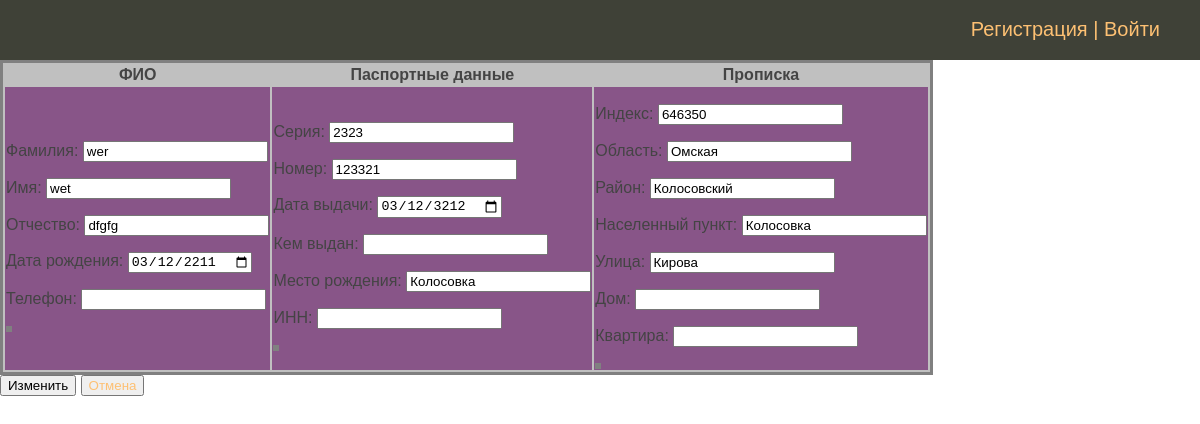
The page /person/person_mod/2/edit on the database its author committed.
### person/models.py (models this page shows, shortened)
class Person(models.Model):
    second_name = models.CharField(max_length=50, verbose_name='Фамилия')
    first_name = models.CharField(max_length=50, verbose_name='Имя')
    patronymic = models.CharField(max_length=50, blank=True, null=True, verbose_name='Отчество')
    date_of_bird = models.DateField(blank=True, null=True, verbose_name='Дата рождения')
    phone_number = models.IntegerField(blank=True, null=True, verbose_name='Телефон')
    residence_address = models.OneToOneField(ResidenceAddress, on_delete=models.CASCADE,
                                             blank=True, null=True, verbose_name='Адрес проживания')
    passport = models.OneToOneField(Passport, on_delete=models.CASCADE,
                                    blank=True, null=True, verbose_name='паспортные данные')
    class Meta:
        ordering = ['id']
        verbose_name = 'ФИО'
        verbose_name_plural = 'ФИО'

class Passport(models.Model):
    series = models.PositiveSmallIntegerField(verbose_name='Серия')
    number = models.PositiveIntegerField(verbose_name='Номер')
    date_of_issue = models.DateField(verbose_name='Дата выдачи')
    issued = models.CharField(max_length=250, blank=True, null=True, verbose_name='Кем выдан')
    address_birth = models.TextField(max_length=500, blank=True, null=True, verbose_name='Место рождения', default='Колосовка')
    inn = models.PositiveIntegerField(blank=True, null=True, verbose_name='ИНН')
    class Meta:
        ordering = ['id']
        verbose_name = 'Паспортные данные'
        verbose_name_plural = 'Паспортные данные'

class ResidenceAddress(models.Model):
    postcode = models.CharField(max_length=6, blank=True, null=True, verbose_name='Индекс', default='646350')
    region = models.CharField(max_length=100, blank=True, null=True, default='Омская', verbose_name='Область')
    district = models.CharField(max_length=50, blank=True, null=True, verbose_name='Район', default='Колосовский')
    locality = models.CharField(max_length=50, blank=True, null=True, verbose_name='Населенный пункт', default='Колосовка')
    street = models.CharField(max_length=50, blank=True, null=True, verbose_name='Улица', default='Кирова')
    house_number = models.PositiveSmallIntegerField(blank=True, null=True, verbose_name='Дом')
    apartment_number = models.PositiveSmallIntegerField(blank=True, null=True, verbose_name='Квартира')
    class Meta:
        ordering = ['id']
        verbose_name = 'Адрес проживания'
        verbose_name_plural = 'Адреса проживания'

### person/views.py (the view, shortened to what this page needs)
# urls.py: path('person_mod/<int:pk>/edit', views.PersonMod.as_view(), name='person_mod'),
class PersonMod(View):
    template_name = 'person/person_mod.html'
    model = Person
    def get(self, request, pk, *args, **kwargs):
        pers = get_object_or_404(Person, pk=pk)
        date_of_bird = str(pers.date_of_bird)
        date_of_issue = str(pers.passport.date_of_issue)
        form_person_mod = AddPerson(initial={'date_of_bird': date_of_bird}, instance=pers)
        form_passport_mod = AddPassport(initial={'date_of_issue': date_of_issue}, instance=pers.passport)
        form_residence_address_mod = AddResidenceAddress(instance=pers.residence_address)
        form = {'form_person_mod': form_person_mod,
                'form_passport_mod': form_passport_mod,
                'form_residence_address_mod': form_residence_address_mod,
                'pk': pk,
                'title': 'Добавить заявителя'}
        return render(request, self.template_name, context=form)

### person/forms.py
class AddPerson(forms.ModelForm):
    name = 'Паспорт'
    class Meta:
        model = Person
        fields = ['second_name', 'first_name', 'patronymic', 'date_of_bird', 'phone_number']
        widgets = {
            'date_of_bird': MyDateInput,
        }

class AddPassport(forms.ModelForm):
    class Meta:
        model = Passport
        fields = ['series', 'number', 'date_of_issue', 'issued', 'address_birth', 'inn']
        widgets = {
            'address_birth': forms.TextInput,
            'date_of_issue': MyDateInput,
        }

### person/templates/person/person_mod.html (shortened to what this page needs)
{% extends 'sobnushdi/base.html' %}
{% block content %}
<form action="{% url 'person_mod' pk=pk %}" method="post">
      <table bgcolor="silver">
        <tr>
            <th>ФИО</th>
            <th>Паспортные данные</th>
            <th>Прописка</th>
        </tr>
    <tr bgcolor="#858">
        <td>
            <table >
                {{ form_person_mod.as_p }}
            </table>
        </td>
        <td>
            <table>
                {{ form_passport_mod.as_p }}
            </table>
        </td>
        <td>
            <table>
                {{ form_residence_address_mod.as_p }}
            </table>
        </td>
    </tr>
    </table>
    <button type="submit">Изменить</button>
    <form action="{% url 'persons_list' %}" method="get">
        <button type="reset"><a href="{% url 'persons_list' %}">Отмена</a></button>
    </form>
</form>
{% endblock %}

### person/static/les/css/styles.css (style rules this page uses)
html, body { font-family: 'Arial'; margin: 0; padding: 0; height: 100%; width: 100%; color: #444; }
a { color: #fdc073; text-decoration: none; border: 1px }
table { border: 3px solid grey; }

### rows shown on the page
Person: second_name "wer", first_name "wet", patronymic "dfgfg", date_of_bird "03/12/2211"
Passport: series "2323", number "123321", date_of_issue "03/12/3212", address_birth "Колосовка"
ResidenceAddress: postcode "646350", region "Омская", district "Колосовский", locality "Колосовка", street "Кирова"
